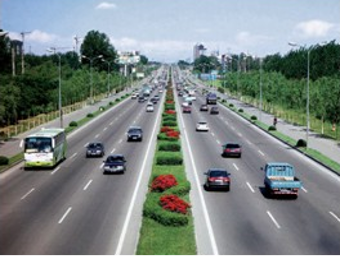
//> input picture Hough_Transform/road.bmp, 340 x 256 px
$ ./Hough_Transform   (built with g++ and OpenCV 4)
//> lines starting //> are read from the running program, lines starting //| are printed output that depends on the picture; after the words box and inside, x2 and y2 are one past the last pixel; in counts of white or black regions, pixels touching at a corner belong together
#include<stdio.h>
#include<cv.h>
#include<highgui.h>
#include<iostream>
using namespace std;
#define pi 31415926535898

void main()
{
	int yz;
	cin >> yz;
//> the answer given: 3

	int B, M = 100, N = 200;//直线斜率量化输量
	double ct = -(pi / 2), bt = 0;//声明角度变量
	double a_[200];
	double b_[200];
	int c[100][200];//累加数组
	double bb;
	double d, dmin;//截距的距离

	char* filename = "road.bmp";
	IplImage* inputimage = cvLoadImage(filename, -1);
//> inputimage is the input picture: 256 rows x 340 cols, CV_8UC3; mean B, G, R 132.6, 133.8, 124.2

	//初始化二维数组
	for (int i = 0; i < M; i++)
	{
		for (int j = 0; j < N; j++)
			c[i][j] = 0;
	}

	for (int k = 0; k < M; k++)
	{
		ct += (1.0 / M) * pi;
		a_[k] = tan(ct);
	}

	for (int k = 0; k < N; k++)
	{
		bt += (1.0 / N) * inputimage->width;
		b_[k] = bt;
	}
//> after the loop, bt = 340; b_ = 200 values from 1.7 to 340

	//下面先用高斯算子对其进行处理
	IplImage* expandimage = cvCreateImage(cvSize(inputimage->width + 2, inputimage->height + 2), IPL_DEPTH_8U, inputimage->nChannels);

	for (int i = 0; i < inputimage->height; i++)
	{
		for (int j = 0; j < inputimage->width; j++)
		{
			for (int k = 0; k < inputimage->nChannels; k++)
			{
				expandimage->imageData[(i + 1) * expandimage->widthStep + (j + 1) * expandimage->nChannels + k] = inputimage->imageData[i * inputimage->widthStep + j * inputimage->nChannels + k];
			}
		}
	}
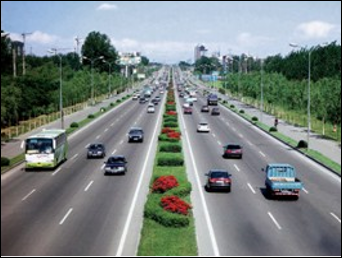
//> expandimage: 258 rows x 342 cols, CV_8UC3; mean B, G, R 130.8, 132, 122.5

	for (int j = 0; j < inputimage->width; j++)
	{
		for (int k = 0; k < inputimage->nChannels; k++)
		{
			expandimage->imageData[0 * expandimage->widthStep + (j + 1) * expandimage->nChannels + k] = inputimage->imageData[0 * expandimage->widthStep + j * inputimage->nChannels + k];
			expandimage->imageData[(expandimage->height - 1) * expandimage->widthStep + (j + 1) * expandimage->nChannels + k] = inputimage->imageData[(inputimage->height - 1) * inputimage->widthStep + j * inputimage->nChannels + k];
		}
	}
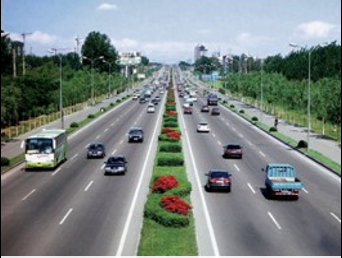
//> expandimage: 258 rows x 342 cols, CV_8UC3; 0.77% of pixels changed, all inside (x1, y1, x2, y2) = (1, 0, 341, 258)

	for (int i = 0; i < inputimage->height; i++)
	{
		for (int k = 0; k < inputimage->nChannels; k++)
		{
			expandimage->imageData[(i + 1) * expandimage->widthStep + 0 * expandimage->nChannels + k] = inputimage->imageData[i * inputimage->widthStep + 0 * expandimage->nChannels + k];
			expandimage->imageData[(i + 1) * expandimage->widthStep + (expandimage->width - 1) * expandimage->nChannels + k] = inputimage->imageData[i * expandimage->widthStep + (inputimage->width - 1) * inputimage->nChannels + k];

		}
	}
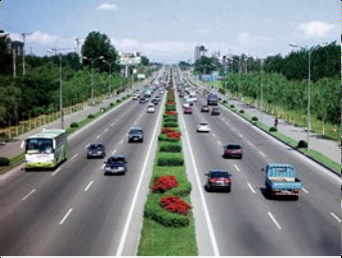
//> expandimage: 258 rows x 342 cols, CV_8UC3; 0.57% of pixels changed, all inside (x1, y1, x2, y2) = (0, 1, 342, 257)

	IplImage* outputimage = cvCreateImage(cvSize(inputimage->width, inputimage->height), IPL_DEPTH_8U, inputimage->nChannels);
	unsigned char* Image = (unsigned char*)expandimage->imageData;
	double a[3][3] = { 1.0 / 16,1.0 / 8,1.0 / 16,1.0 / 8,1.0 / 4,1.0 / 8,1.0 / 16,1.0 / 8,1.0 / 16 };
	double b[3][3];
	double S;

	for (int i = 1; i < expandimage->height - 1; i++)
	{
		for (int j = 1; j < expandimage->width - 1; j++)
		{
			for (int k = 0; k < expandimage->nChannels; k++)
			{
				for (int m = 0; m < 3; m++)
				{
					for (int n = 0; n < 3; n++)
					{
						b[m][n] = Image[(i + m - 1) * expandimage->widthStep + (j + n - 1) * expandimage->nChannels + k];
					}
				}
				S = 0;
				for (int m = 0; m < 3; m++)
				{
					for (int n = 0; n < 3; n++)
					{
						S = S + b[m][n] * a[m][n];
					}
				}
				expandimage->imageData[i * expandimage->widthStep + j * expandimage->nChannels + k] = S;
			}
		}
	}
//> this loop made 256 passes
//> S on passes 1 to 3: 163.4, 175.6, 178.9
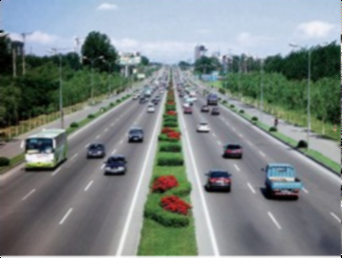
//> expandimage: 258 rows x 342 cols, CV_8UC3; mean B, G, R 132.4, 133.5, 124
//> after the loop, S = 146.3

	//下面将运算得到的各个像素值赋给输出图像
	for (int i = 0; i < outputimage->height; i++)
	{
		for (int j = 0; j < outputimage->width; j++)
		{
			for (int k = 0; k < outputimage->nChannels; k++)
			{
				outputimage->imageData[i * outputimage->widthStep + j * outputimage->nChannels + k] = expandimage->imageData[(i + 1) * expandimage->widthStep + (j + 1) * expandimage->nChannels + k];
			}
		}
	}
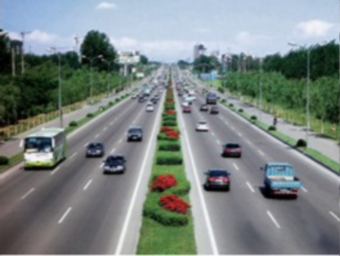
//> outputimage: 256 rows x 340 cols, CV_8UC3; mean B, G, R 131.9, 133.1, 123.5

	//做了高斯变换后继续进行哈夫变换处理
	for (int i = 0; i < outputimage->height; i++)
	{
		for (int j = 0; j < outputimage->width; j++)
		{
			if ((unsigned char)outputimage->imageData[i * outputimage->widthStep + j * outputimage->nChannels] == 255)
			{
				outputimage->imageData[i * outputimage->widthStep + j * outputimage->nChannels] = 100;

				for (int m = 0; m < M; m++)
				{
					bb = -(i * a_[m]) + j;//计算出来的b值
					dmin = 9999;//距离初始化为大数
					for (int n = 0; n < N; n++)
					{
						d = fabs(b_[n] - bb);

						if (d < dmin)
						{
							dmin = d;//遍历找到最小距离
							B = n;//记录此时b的标号为B;
						}

					}
					if ((B != 0) && (B != N - 1))
						c[m][B] += 1;
				}
			}
		}
	}
//> after the loop, bb = 0; dmin = 0; d = 0; B = 0

	for (int i = 0; i < M; i++)
	{
		for (int j = 0; j < N; j++)
		{
			if (c[i][j] >= yz)
			{
				for (int nh = 0; nh < outputimage->height; nh++)
				{
					B = (int)(a_[i] * nh + b_[j]);
					if (B > 0 && B < outputimage->width)
					{
						outputimage->imageData[nh * outputimage->widthStep + B * outputimage->nChannels] = 255;
						outputimage->imageData[(nh + 1) * outputimage->widthStep + B * outputimage->nChannels] = 255;
						outputimage->imageData[nh * outputimage->widthStep + (B + 1) * outputimage->nChannels] = 255;
						outputimage->imageData[(nh + 1) * outputimage->widthStep + (B + 1) * outputimage->nChannels] = 255;
					}
				}
				for (int nh = 0; nh < outputimage->width; nh++)
				{

					B = (int)((nh - b_[j]) / a_[i]);

					if (B > 0 && B < outputimage->height)
					{
						outputimage->imageData[B * outputimage->widthStep + nh * outputimage->nChannels] = 255;
						outputimage->imageData[B * outputimage->widthStep + (nh + 1) * outputimage->nChannels] = 255;
						outputimage->imageData[(B + 1) * outputimage->widthStep + nh * outputimage->nChannels] = 255;
						outputimage->imageData[(B + 1) * outputimage->widthStep + (nh + 1) * outputimage->nChannels] = 255;
					}
				}
			}

		}
	}
//> after the loop, B = 0

	cvNamedWindow("inputimage", 1);
	cvNamedWindow("outputimage", 1);

	cvShowImage("inputimage", inputimage);
	cvShowImage("outputimage", outputimage);
	cvWaitKey(0);

	cvDestroyWindow("inputimage");
	cvDestroyWindow("outputimage");

	cvReleaseImage(&inputimage);
	cvReleaseImage(&outputimage);
}
